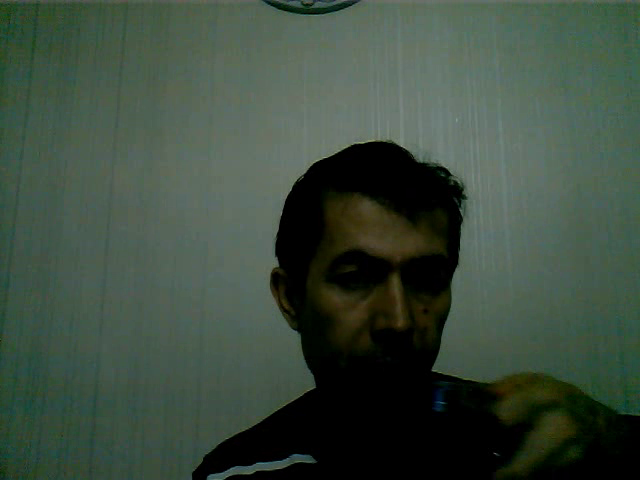
#> input picture frame 12 of Learn PYTHON_Python OGREN/11_Yapay Zeka Artificial Intelligence/opencv_projects/videos/kayit1.avi, 640 x 480 px, given in place of wildlife.mp4, which was not available
$ python 'opencv_69 dosyadan video açma.py'
#> lines starting #> are read from the running program, lines starting #| are printed output that depends on the picture
# Dosyadan okuma ve renksizleştirme
import cv2

videoDosyasi = cv2.VideoCapture('videos/wildlife.mp4')

if videoDosyasi.isOpened() == False: print("video açılamadı")

while videoDosyasi.isOpened():
    durum, okunan = videoDosyasi.read()
#> okunan is the input picture: shape (480, 640, 3); mean B, G, R 62.5, 75.5, 60.5
    okunanSB = cv2.cvtColor(okunan, cv2.COLOR_BGR2GRAY)
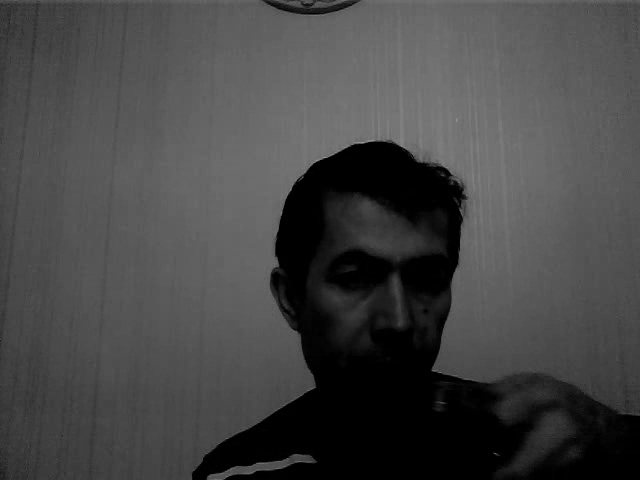
#> okunanSB: shape (480, 640); min 0, max 156, mean 69.5
    if durum == True:
        cv2.imshow('okunan goruntu',okunan)
        cv2.imshow('okunan renksiz',okunanSB)
        tus = cv2.waitKey(20) # 1000/30 = 33
#> (key q is pressed here)
        if tus == ord('q'): exit()
#> (the program exits here)

$ run again, starting later in the video
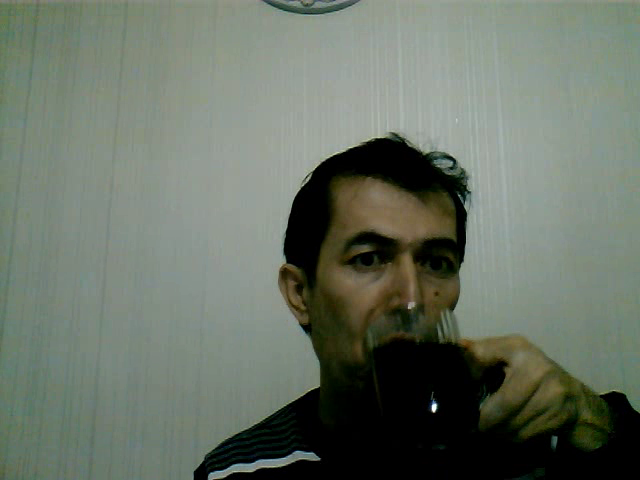
#> input picture frame 57 of Learn PYTHON_Python OGREN/11_Yapay Zeka Artificial Intelligence/opencv_projects/videos/kayit1.avi, 640 x 480 px, given in place of wildlife.mp4, which was not available
#> okunan is the input picture: shape (480, 640, 3); mean B, G, R 101.9, 114.2, 105.3
#> `okunanSB = cv2.cvtColor(okunan, cv2.COLOR_BGR2GRAY)`:
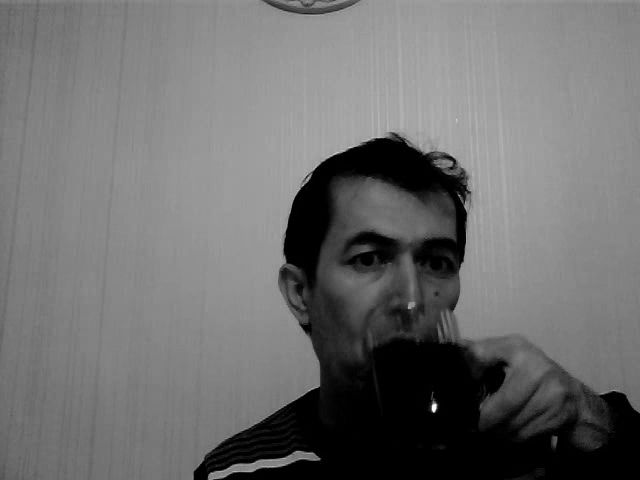
#> okunanSB: shape (480, 640); min 0, max 254, mean 110.1

$ run again, starting later in the video
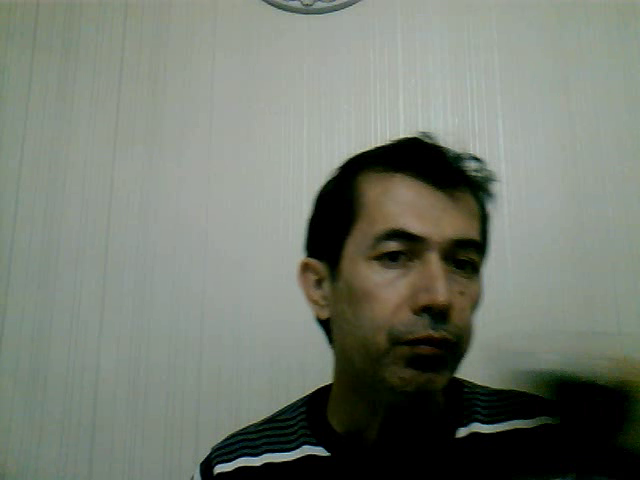
#> input picture frame 101 of Learn PYTHON_Python OGREN/11_Yapay Zeka Artificial Intelligence/opencv_projects/videos/kayit1.avi, 640 x 480 px, given in place of wildlife.mp4, which was not available
#> okunan is the input picture: shape (480, 640, 3); mean B, G, R 112.1, 122.9, 116.4
#> `okunanSB = cv2.cvtColor(okunan, cv2.COLOR_BGR2GRAY)`:
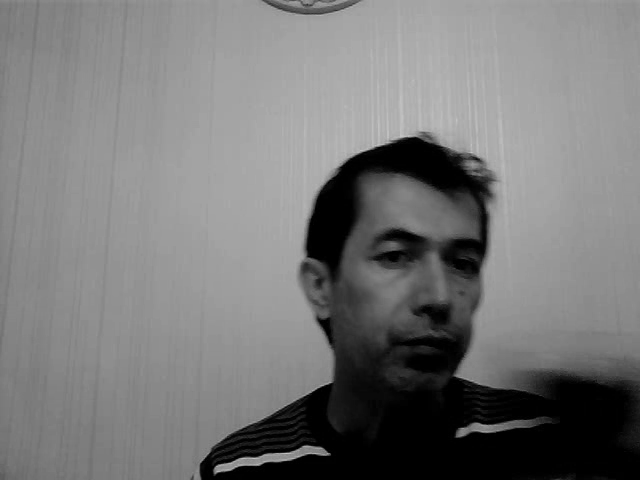
#> okunanSB: shape (480, 640); min 0, max 199, mean 119.7
